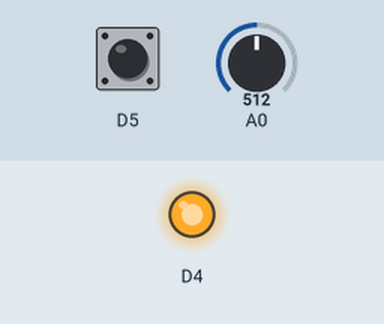
The program below on a simulated ESP8266 (Wemos D1 mini). On the bench: output pins drawn as LEDs (lit = HIGH). Inputs (shaded band) come from the test bench; at power-on: D5 HIGH, A0 = 512.

Above: at 1.2 s.
1.3 s: D5 pulled LOW for 0.15 s
At 2.5 s:
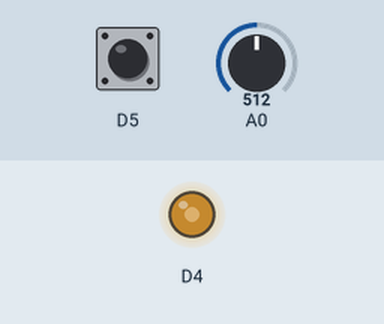
2.9 s: A0 set to 716
At 3.8 s:
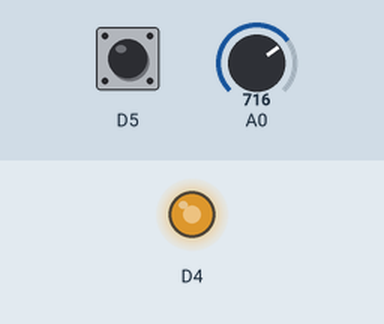
4.4 s: A0 set to 900
At 4.9 s:
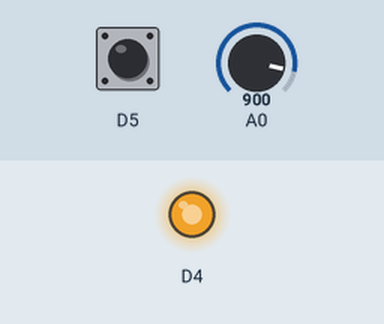
5.9 s: A0 set to 0
At 7.1 s:
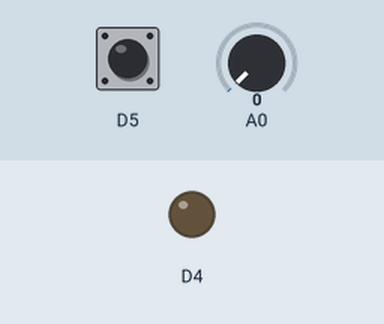
7.4 s: A0 set to 511
At 8.4 s:
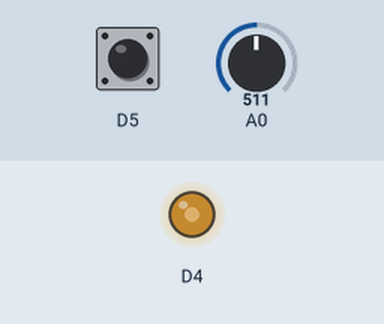
8.9 s: D5 pulled LOW for 1 s
At 9.6 s:
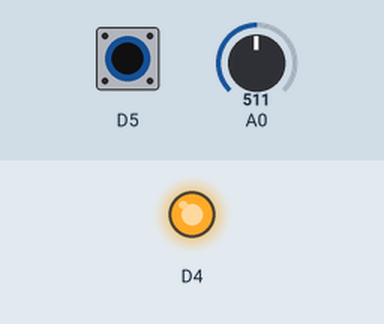
Timing chart, 0 to 11.9 s (numbered marks = the images above; inputs shaded):
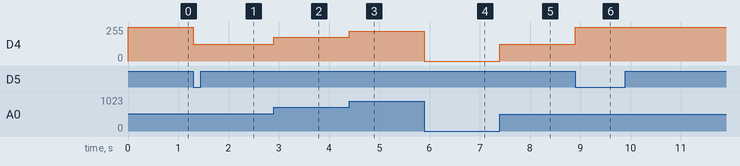

The program:

main.cpp
```cpp
// I, Frank Kufer, student number 000805328, certify that this material is my
// original work. No other person's work has been used without due
// acknowledgement and I have not made my work available to anyone else.
#include <Arduino.h>

// boolean Toggele to switch ligh on or off
bool lastButtonState = false;
// clickOnce variable is to restrict the button to change lastButtonState state so fast as the user is not up to the loop speed.
//and resolves unusual behaviour toggling the LED light ON or OFF.
int clickOnce=0;
void setup() {
  Serial.begin(115200);

  // set default PWM range
  analogWriteRange(1023);

  // configure pin D5 as digital input - this is the pushbutton
  pinMode(D5, INPUT_PULLUP);

  // // configure pin D4 as a digital output - this is the LED
  pinMode(D4, OUTPUT);


}


void loop() {
  int iButton = digitalRead(D5);
  int iVal = analogRead(A0);

 // check if button is pressed
  if(iButton==0 && clickOnce==0){
    //if true set the state to false
    if(lastButtonState){
       lastButtonState=false;
    }
    //otherwise set state to true
    else if(lastButtonState==false){
      lastButtonState=true;
    }
    // change clickOnce to now is clicked by setting to int 1
    clickOnce=1;
  }

//check if button is true turn on the LED with
  if(lastButtonState){
     analogWrite(D4, iVal);
  }
  //otherwise turn off the LED
  else if (lastButtonState==false){
     digitalWrite(D4, HIGH );
  }
  // Once Button is released by the user switch to 0 so next time the user click will be able to switch light on or off.
  if(iButton==1 ){
    clickOnce=0;
  }


}
```

Measured:
- after the input at 1.3 s, D4: 255/255 → 127/255 at once
- after the input at 2.9 s, D4: 127/255 → 178/255 at once
- after the input at 4.4 s, D4: 178/255 → 224/255 at once
- after the input at 5.9 s, D4: 224/255 → 0/255 at once
- after the input at 7.4 s, D4: 0/255 → 127/255 at once
- after the input at 8.9 s, D4: 127/255 → 255/255 at once
